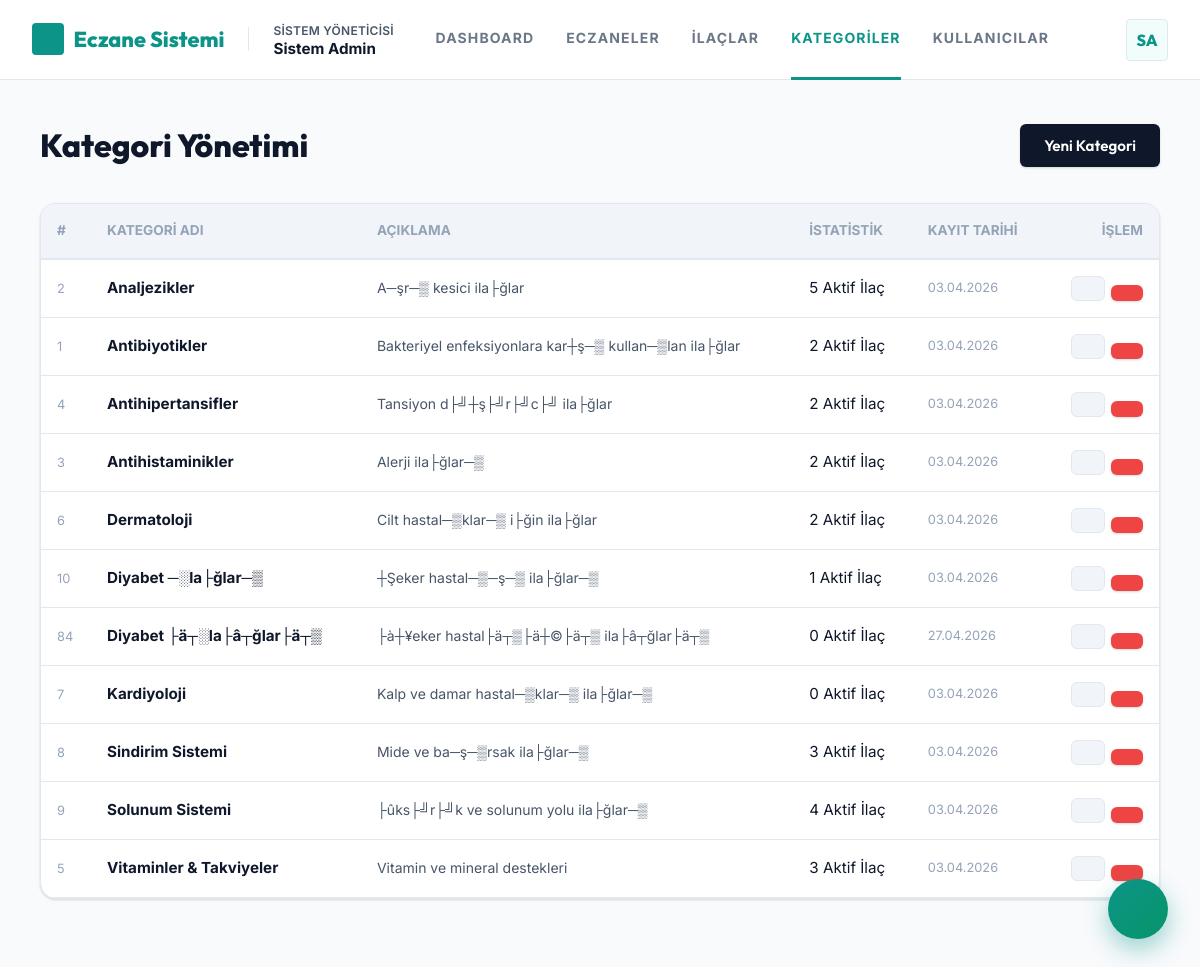
Page /admin/categories.php (signed in) on the committed database.
### tables this page shows
CREATE TABLE `kategoriler` (
  `id` int(11) NOT NULL AUTO_INCREMENT,
  `ad` varchar(150) NOT NULL,
  `aciklama` text DEFAULT NULL,
  `olusturma` datetime NOT NULL DEFAULT current_timestamp(),
  PRIMARY KEY (`id`),
  UNIQUE KEY `ad` (`ad`)
);

### includes/helpers.php (called while the page is built, shortened)
<?php
if (!function_exists('e')) {
    function e(string $metin): string
    {
        return htmlspecialchars($metin, ENT_QUOTES | ENT_HTML5, 'UTF-8');
    }
}
if (!function_exists('sayf')) {
    function sayf(string $yol): string
    {
        return rtrim(APP_URL, '/') . '/' . ltrim($yol, '/');
    }
}
if (!function_exists('rolAdi')) {
    function rolAdi(string $rol): string
    {
        return match ($rol) {
            'admin' => 'Sistem Yöneticisi',
            'eczane' => 'Eczane / Kurum',
            'kullanici' => 'Kullanıcı',
            default => 'Misafir',
        };
    }
}
if (!function_exists('initialsAvatar')) {
    function initialsAvatar(string $adSoyad): string
    {
        $parcalar = explode(' ', trim($adSoyad));
        $ils = mb_substr($parcalar[0] ?? 'U', 0, 1, 'UTF-8');
        if (count($parcalar) > 1) {
            $ils .= mb_substr(end($parcalar), 0, 1, 'UTF-8');
        }
        return mb_strtoupper($ils, 'UTF-8');
    }
}
if (!function_exists('panelNavigasyonuGetir')) {
    function panelNavigasyonuGetir(string $rol): array
    {
        return match ($rol) {
            'admin' => [
                ['label' => 'Dashboard', 'icon' => 'grid', 'link' => 'admin/index.php'],
                ['label' => 'Eczaneler', 'icon' => 'building', 'link' => 'admin/pharmacies.php'],
                ['label' => 'İlaçlar', 'icon' => 'pill', 'link' => 'admin/medicines.php'],
                ['label' => 'Kategoriler', 'icon' => 'tag', 'link' => 'admin/categories.php'],
                ['label' => 'Kullanıcılar', 'icon' => 'users', 'link' => 'admin/users.php'],
            ],
            'eczane' => [
                [
                    'label' => 'Genel',
                    'icon' => 'grid',
                    'link' => '#',
                    'subItems' => [
                        ['label' => 'Dashboard', 'icon' => 'layout', 'link' => 'pharmacy/index.php'],
                        ['label' => 'Stok', 'icon' => 'package', 'link' => 'pharmacy/inventory.php'],
                    ]
                ],
                [
                    'label' => 'İşlemler',
                    'icon' => 'list',
                    'link' => '#',
                    'subItems' => [
                        ['label' => 'Rezervasyonlar', 'icon' => 'clock', 'link' => 'pharmacy/reservations.php'],
                        ['label' => 'Talepler', 'icon' => 'message-square', 'link' => 'pharmacy/requests.php'],
                    ]
                ],
                [
                    'label' => 'Ayarlar',
                    'icon' => 'settings',
                    'link' => '#',
                    'subItems' => [
                        ['label' => 'Profil', 'icon' => 'settings', 'link' => 'pharmacy/profile.php'],
                        ['label' => 'Vitrin', 'icon' => 'eye', 'link' => 'pharmacy/vitrin_ayarlari.php'],
                    ]
                ],
            ],
            'kullanici' => [
                ['label' => 'Dashboard', 'icon' => 'grid', 'link' => 'user/index.php'],
                ['label' => 'Taleplerim', 'icon' => 'message-circle', 'link' => 'user/requests.php'],
                ['label' => 'Rezervasyonlarım', 'icon' => 'clock', 'link' => 'user/reservations.php'],
                ['label' => 'Favori İlaçlar', 'icon' => 'heart', 'link' => 'user/favorites.php'],
            ],
        };
    }
}

### includes/auth.php (called while the page is built, shortened)
<?php
require_once __DIR__ . '/helpers.php';
if (!function_exists('mevcutRol')) {
    function mevcutRol(): string {
        return $_SESSION['rol'] ?? '';
    }
}

### core/db.php (called while the page is built, shortened)
<?php
class Veritabani {
    private static ?PDO $baglanti = null;
    public static function baglan(): PDO {
        if (self::$baglanti === null) {
            $dsn = "mysql:host=" . DB_HOST . ";port=" . DB_PORT . ";dbname=" . DB_NAME . ";charset=" . DB_CHARSET;
            $secenekler = [
                PDO::ATTR_ERRMODE            => PDO::ERRMODE_EXCEPTION,
                PDO::ATTR_DEFAULT_FETCH_MODE => PDO::FETCH_ASSOC,
                PDO::ATTR_EMULATE_PREPARES   => false,
                PDO::MYSQL_ATTR_INIT_COMMAND => "SET NAMES " . DB_CHARSET . " COLLATE " . DB_CHARSET . "_general_ci",
            ];
            try {
                self::$baglanti = new PDO($dsn, DB_USER, DB_PASS, $secenekler);
            } catch (PDOException $e) {
                error_log("Veritabanı Hatası: " . $e->getMessage());
                die('<div style="font-family:sans-serif; text-align:center; padding:5rem; color:#64748b;">
                    <h1 style="color:#0f172a;">⚠ Veritabanı Bağlantı Hatası</h1>
                    <p>Sistem şu anda geçici bir teknik sorun nedeniyle erişilemez durumda.</p>
                </div>');
            }
        }
        return self::$baglanti;
    }
}
function db(): PDO {
    return Veritabani::baglan();
}

### admin/categories.php (the view, shortened to what this page needs)
<?php
require_once __DIR__ . '/../core/db.php';
require_once __DIR__ . '/../includes/auth.php';
$kategoriler = db()->query(
    "SELECT k.*, COUNT(i.id) AS ilac_sayisi
     FROM kategoriler k
     LEFT JOIN ilaclar i ON i.kategori_id = k.id AND i.aktif=1
     GROUP BY k.id ORDER BY k.ad"
)->fetchAll();
include __DIR__ . '/../includes/header.php';
?>
<main class="ana-icerik">
    <div class="sayfa-baslik">
        <h1><?= svgIkon('tag') ?> Kategori Yönetimi</h1>
        <button class="btn btn-birincil" onclick="modalAc('katModal')">
            <?= svgIkon('plus') ?> Yeni Kategori
        </button>
    </div>
    <div class="kart">
        <div class="tablo-sarici">
            <table class="tablo">
                <thead>
                    <tr>
                        <th style="width:50px;">#</th>
                        <th>Kategori Adı</th>
                        <th>Açıklama</th>
                        <th>İstatistik</th>
                        <th>Kayıt Tarihi</th>
                        <th style="text-align:right;">İşlem</th>
                    </tr>
                </thead>
                <tbody>
                    <?php foreach ($kategoriler as $k): ?>
                    <tr>
                        <td><span style="color:var(--metin-uc);font-size:.8rem;"><?= $k['id'] ?></span></td>
                        <td><strong><?= e($k['ad']) ?></strong></td>
                        <td><span style="color:var(--metin-ikincil);font-size:.875rem;"><?= e($k['aciklama'] ?? 'Açıklama yok') ?></span></td>
                        <td>
                            <span class="rozet rozet-mavi"><?= $k['ilac_sayisi'] ?> Aktif İlaç</span>
                        </td>
                        <td style="font-size:.8rem;color:var(--metin-uc);"><?= date('d.m.Y', strtotime($k['olusturma'])) ?></td>
                        <td style="text-align:right;">
                            <div style="display:flex;gap:.4rem;justify-content:flex-end;">
                                <button class="btn btn-gri btn-sm" onclick="katDuzenle(<?= htmlspecialchars(json_encode($k), ENT_QUOTES, 'UTF-8') ?>)" title="Düzenle">
                                </button>
                                <form method="post" style="display:inline;">
                                    <button type="submit" class="btn btn-tehlike btn-sm" title="Sil"
                                            data-onay="'<?= e($k['ad']) ?>' kategorisini silmek istiyor musunuz?">
                                    </button>
                                </form>
                            </div>
                        </td>
                    </tr>
                    <?php endforeach; ?>
                </tbody>
            </table>
        </div>
    </div>
</main>
<?php include __DIR__ . '/../includes/footer.php'; ?>

### includes/header.php (shortened to what this page needs)
<?php
require_once __DIR__ . '/auth.php';
$rol   = mevcutRol();
$scriptPath = str_replace('\\', '/', $_SERVER['SCRIPT_FILENAME']);
$isPanelPage = strpos($scriptPath, '/admin/') !== false ||
               strpos($scriptPath, '/pharmacy/') !== false ||
               strpos($scriptPath, '/user/') !== false;
?>
<!DOCTYPE html>
<html lang="tr">
<head>
    <link rel="stylesheet" href="<?= sayf('assets/css/style.css') ?>?v=<?= time() ?>">
</head>
<body class="<?= ($rol && $isPanelPage) ? 'app-body' : 'public-body' ?>">
<?php
$bildirim_html = '
<div class="bildirim-kapsayici">
    <button id="bildirim-can" class="btn-bildirim-can" title="Bildirimler">
        ' . svgIkon('bell') . '
        <span id="bildirim-sayac" class="bildirim-rozet"></span>
    </button>
    <div id="bildirim-pencere" class="bildirim-dropdown">
        <div class="bildirim-header">
            <div class="bildirim-baslik-satir">
                <h4>Bildirimler</h4>
                <button id="bildirim-hepsini-oku" class="bildirim-footer-btn">Hepsini Oku</button>
            </div>
            <div class="bildirim-tabs" id="bildirim-tablari">
                <div class="bildirim-tab aktif" data-kat="hepsi">Hepsi</div>
                <div class="bildirim-tab" data-kat="sistem">Sistem</div>
                <div class="bildirim-tab" data-kat="eczane">Eczane</div>
                <div class="bildirim-tab" data-kat="ilac">İlaç</div>
            </div>
        </div>
        <div id="bildirim-liste" class="bildirim-liste">
        </div>
        <div class="bildirim-footer">
            <button id="bildirim-temizle" class="bildirim-footer-btn">Okunanları Temizle</button>
        </div>
    </div>
</div>';
?>
<?php if ($rol && $isPanelPage): ?>
<div class="app-layout">
    <div class="app-main">
        <header class="app-topbar">
            <div class="topbar-sol">
                <a href="<?= sayf('/') ?>" class="sidebar-marka" style="border:none; height:auto; padding:0; gap:0.6rem;">
                    <div style="width:32px; height:32px; background:var(--renk-birincil); border-radius:4px; display:flex; align-items:center; justify-content:center; color:#fff;">
                    </div>
                    <span><?= APP_NAME ?></span>
                </a>
                <div style="display:flex; flex-direction:column;">
                    <span style="color:var(--metin-ikincil);font-size:0.75rem;font-weight:600;text-transform:uppercase;letter-spacing:0.02em;"><?= e(rolAdi($rol)) ?></span>
                    <strong style="font-size:0.95rem;color:var(--metin-birincil);line-height:1.2;"><?= e($_SESSION['kullanici_ad'] ?? '') ?></strong>
                </div>
            </div>
            <nav class="topbar-nav">
                <?php
                $navItems = panelNavigasyonuGetir($rol);
                $currentScript = basename($_SERVER['SCRIPT_FILENAME']);
                foreach ($navItems as $item):
                    if (isset($item['subItems'])):
                        $isSubActive = false;
                        foreach($item['subItems'] as $sub) {
                            if ($currentScript === basename($sub['link'])) $isSubActive = true;
                        }
                ?>
                    <div class="nav-dropdown-kapsayici">
                        <button class="panel-nav-link <?= $isSubActive ? 'aktif' : '' ?>" style="border:none; background:none; cursor:pointer;" onclick="document.querySelectorAll('.nav-dropdown-menu').forEach(function(m){ if(m !== this.nextElementSibling) m.classList.remove('goster'); }.bind(this)); this.nextElementSibling.classList.toggle('goster'); event.stopPropagation();">
                            <?= svgIkon($item['icon']) ?>
                            <span><?= $item['label'] ?></span>
                            <?= svgIkon('chevron-down') ?>
                        </button>
                        <div class="nav-dropdown-menu">
                            <?php foreach($item['subItems'] as $sub):
                                $subActive = ($currentScript === basename($sub['link']));
                            ?>
                                <a href="<?= sayf($sub['link']) ?>" class="dropdown-item <?= $subActive ? 'aktif' : '' ?>">
                                    <?= svgIkon($sub['icon']) ?> <?= $sub['label'] ?>
                                </a>
                            <?php endforeach; ?>
                        </div>
                    </div>
                <?php else:
                    $itemScript = basename($item['link']);
                    $isActive = ($currentScript === $itemScript);
                ?>
                    <a href="<?= sayf($item['link']) ?>" class="panel-nav-link <?= $isActive ? 'aktif' : '' ?>">
                        <span><?= $item['label'] ?></span>
                    </a>
                <?php
                    endif;
                endforeach;
                ?>
            </nav>
            <div class="topbar-sag">
                <?= $bildirim_html ?>
                <div class="avatar-dropdown-kapsayici">
                    <button id="avatar-toggle" class="kullanici-avatar" aria-haspopup="true" aria-expanded="false" title="Profil Menüsü">
                        <?php if (!empty($_SESSION['profil_resmi'])): ?>
                            <img src="<?= sayf('uploads/avatars/' . e($_SESSION['profil_resmi'])) ?>" alt="Avatar" style="width:100%;height:100%;border-radius:50%;object-fit:cover;">
                        <?php elseif (!empty($_SESSION['avatar_emoji'])): ?>
                            <span style="font-size:1.4rem; line-height:1;"><?= e($_SESSION['avatar_emoji']) ?></span>
                        <?php else: ?>
                            <?= initialsAvatar($_SESSION['kullanici_ad'] ?? 'U') ?>
                        <?php endif; ?>
                    </button>
                </div>
            </div>
        </header>
<?php endif; ?>

### includes/footer.php (shortened to what this page needs)
<?php
$scriptPath = str_replace('\\', '/', $_SERVER['SCRIPT_FILENAME']);
$isPanelPage = strpos($scriptPath, '/admin/') !== false ||
               strpos($scriptPath, '/pharmacy/') !== false ||
               strpos($scriptPath, '/user/') !== false;
if (mevcutRol() && $isPanelPage):
?>
    </div>
</div>
<?php endif; ?>
<div class="ai-chat-widget" id="aiChatWidget">
    <button class="ai-chat-toggle" id="aiChatToggle" aria-label="Asistanı Aç">
    </button>
</div>
</body>
</html>

### includes/header.php (style rules this page uses)
.topbar-nav { overflow: visible !important; }

### rows in the picture
kategoriler: id "2", ad "Analjezikler", aciklama "A─şr─▒ kesici ila├ğlar", ilac_sayisi "5", olusturma "03.04.2026"
kategoriler: id "1", ad "Antibiyotikler", aciklama "Bakteriyel enfeksiyonlara kar┼ş─▒ kullan─▒lan ila├ğlar", ilac_sayisi "2", olusturma "03.04.2026"
kategoriler: id "4", ad "Antihipertansifler", aciklama "Tansiyon d├╝┼ş├╝r├╝c├╝ ila├ğlar", ilac_sayisi "2", olusturma "03.04.2026"
kategoriler: id "3", ad "Antihistaminikler", aciklama "Alerji ila├ğlar─▒", ilac_sayisi "2", olusturma "03.04.2026"
kategoriler: id "6", ad "Dermatoloji", aciklama "Cilt hastal─▒klar─▒ i├ğin ila├ğlar", ilac_sayisi "2", olusturma "03.04.2026"
kategoriler: id "10", ad "Diyabet ─░la├ğlar─▒", aciklama "┼Şeker hastal─▒─ş─▒ ila├ğlar─▒", ilac_sayisi "1", olusturma "03.04.2026"
kategoriler: id "84", ad "Diyabet ├ä┬░la├â┬ğlar├ä┬▒", aciklama "├à┼¥eker hastal├ä┬▒├ä┼©├ä┬▒ ila├â┬ğlar├ä┬▒", ilac_sayisi "0", olusturma "27.04.2026"
kategoriler: id "7", ad "Kardiyoloji", aciklama "Kalp ve damar hastal─▒klar─▒ ila├ğlar─▒", ilac_sayisi "0", olusturma "03.04.2026"
kategoriler: id "8", ad "Sindirim Sistemi", aciklama "Mide ve ba─ş─▒rsak ila├ğlar─▒", ilac_sayisi "3", olusturma "03.04.2026"
kategoriler: id "9", ad "Solunum Sistemi", aciklama "├ûks├╝r├╝k ve solunum yolu ila├ğlar─▒", ilac_sayisi "4", olusturma "03.04.2026"
kategoriler: id "5", ad "Vitaminler & Takviyeler", aciklama "Vitamin ve mineral destekleri", ilac_sayisi "3", olusturma "03.04.2026"

### other values in the picture
APP_NAME "Eczane Sistemi"
rolAdi($rol) "SISTEM YÖNETICISI"
$_SESSION['kullanici_ad'] "Sistem Admin"
$item['label'] "DASHBOARD"
$item['label'] "ECZANELER"
$item['label'] "İLAÇLAR"
$item['label'] "KATEGORILER"
$item['label'] "KULLANICILAR"
initialsAvatar($_SESSION['kullanici_ad'] ?? 'U') "SA"
